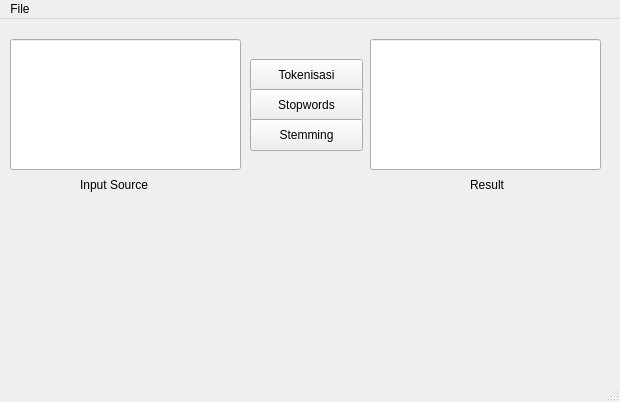
<?xml version="1.0" encoding="UTF-8"?>
<ui version="4.0">
 <class>MainWindow</class>
 <widget class="QMainWindow" name="MainWindow">
  <property name="geometry">
   <rect>
    <x>0</x>
    <y>0</y>
    <width>620</width>
    <height>402</height>
   </rect>
  </property>
  <property name="windowTitle">
   <string>MainWindow</string>
  </property>
  <widget class="QWidget" name="centralwidget">
   <widget class="QPushButton" name="pushButton">
    <property name="geometry">
     <rect>
      <x>250</x>
      <y>40</y>
      <width>113</width>
      <height>32</height>
     </rect>
    </property>
    <property name="text">
     <string>Tokenisasi</string>
    </property>
   </widget>
   <widget class="QPushButton" name="pushButton_2">
    <property name="geometry">
     <rect>
      <x>250</x>
      <y>70</y>
      <width>113</width>
      <height>32</height>
     </rect>
    </property>
    <property name="text">
     <string>Stopwords</string>
    </property>
   </widget>
   <widget class="QPushButton" name="pushButton_3">
    <property name="geometry">
     <rect>
      <x>250</x>
      <y>100</y>
      <width>113</width>
      <height>32</height>
     </rect>
    </property>
    <property name="text">
     <string>Stemming</string>
    </property>
   </widget>
   <widget class="QLineEdit" name="lineEdit">
    <property name="geometry">
     <rect>
      <x>10</x>
      <y>20</y>
      <width>231</width>
      <height>131</height>
     </rect>
    </property>
   </widget>
   <widget class="QLineEdit" name="lineEdit_2">
    <property name="geometry">
     <rect>
      <x>370</x>
      <y>20</y>
      <width>231</width>
      <height>131</height>
     </rect>
    </property>
   </widget>
   <widget class="QLabel" name="label">
    <property name="geometry">
     <rect>
      <x>80</x>
      <y>150</y>
      <width>111</width>
      <height>31</height>
     </rect>
    </property>
    <property name="text">
     <string>Input Source</string>
    </property>
   </widget>
   <widget class="QLabel" name="label_2">
    <property name="geometry">
     <rect>
      <x>470</x>
      <y>150</y>
      <width>81</width>
      <height>31</height>
     </rect>
    </property>
    <property name="text">
     <string>Result</string>
    </property>
   </widget>
  </widget>
  <widget class="QMenuBar" name="menubar">
   <property name="geometry">
    <rect>
     <x>0</x>
     <y>0</y>
     <width>620</width>
     <height>22</height>
    </rect>
   </property>
   <widget class="QMenu" name="menuFile">
    <property name="title">
     <string>File</string>
    </property>
    <addaction name="actionNew"/>
    <addaction name="separator"/>
    <addaction name="actionQuit"/>
   </widget>
   <addaction name="menuFile"/>
  </widget>
  <widget class="QStatusBar" name="statusbar"/>
  <action name="actionNew">
   <property name="text">
    <string>New</string>
   </property>
  </action>
  <action name="actionQuit">
   <property name="text">
    <string>Quit</string>
   </property>
  </action>
 </widget>
 <resources/>
 <connections/>
</ui>
